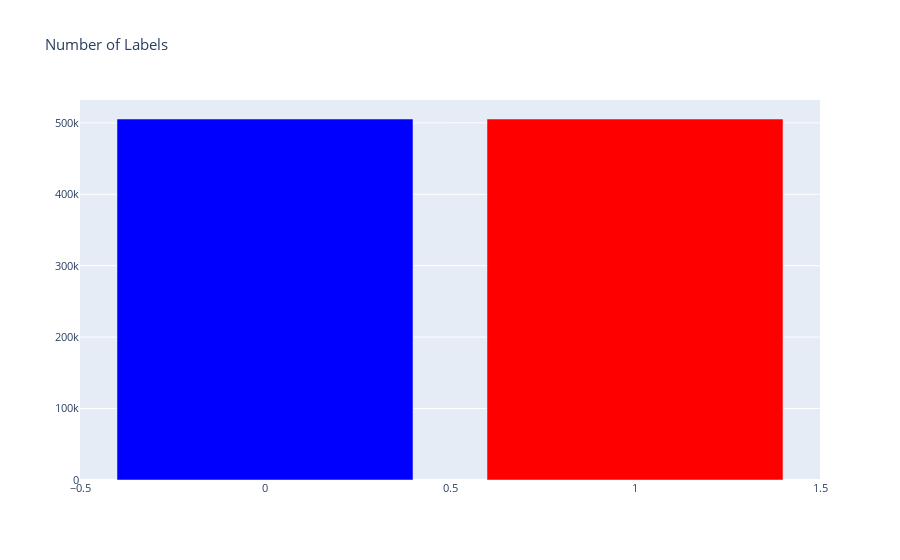

The cell this chart's notebook holds for it:
### Code cell
cnt_lbl = df['label'].value_counts()
trace = go.Bar(
    x=cnt_lbl.index,
    y=cnt_lbl.values,
    marker=dict(
        color=cnt_lbl.values,
        colorscale = 'Picnic',
        reversescale = True
    ),
)

layout = go.Layout(
    title='Number of Labels',
    font=dict(size=11)
)

data = [trace]
fig = go.Figure(data=data, layout=layout)
py.iplot(fig, filename="TargetCount")

### Figure 1 — Plotly figure (JSON) as saved in the notebook; plotly's stock layout.template omitted (floating-point values rounded to 4 significant figures)
{"data": [{"marker": {"color": [505405, 505368], "colorscale": [[0, "rgb(0,0,255)"], [0.1, "rgb(51,153,255)"], [0.2, "rgb(102,204,255)"], [0.3, "rgb(153,204,255)"], [0.4, "rgb(204,204,255)"], [0.5, "rgb(255,255,255)"], [0.6, "rgb(255,204,255)"], [0.7, "rgb(255,153,255)"], [0.8, "rgb(255,102,204)"], [0.9, "rgb(255,102,102)"], [1, "rgb(255,0,0)"]], "reversescale": true}, "type": "bar", "x": [0, 1], "y": [505405, 505368]}], "layout": {"font": {"size": 11}, "title": {"text": "Number of Labels"}}}
